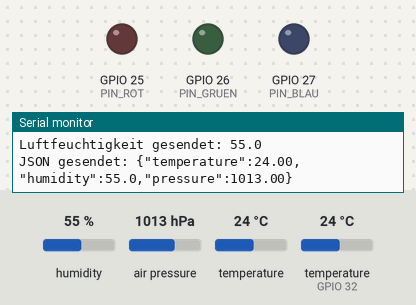
A sketch run on a simulated ESP32. Parts: output pins drawn as LEDs (lit = HIGH), the last lines printed to the serial monitor. The inputs (shaded band) are chosen by the test bench; at power-on: temperature 24 °C, humidity 55 %, air pressure 1013 hPa, temperature (sensor on GPIO 32) 24 °C. WiFi joins after 1.5 s; servers stay silent unless stated; no MQTT or app messages arrive unless stated.

Above: at 18.0 s.
18.1 s: temperature (sensor 0) set to 28 °C
At 20.9 s:
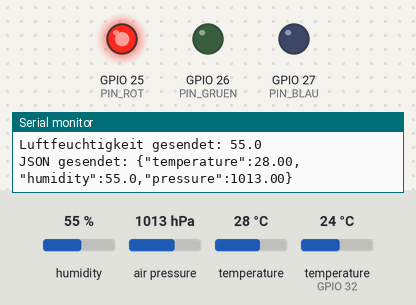
33.1 s: temperature (sensor 0) set to 12 °C
At 41.5 s:
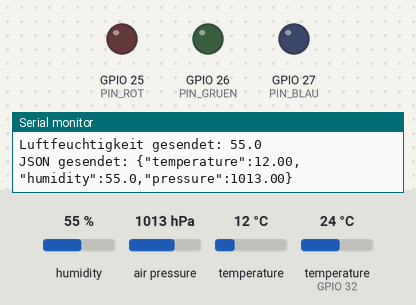
48.1 s: temperature (sensor 0) set to 33 °C
At 50.6 s:
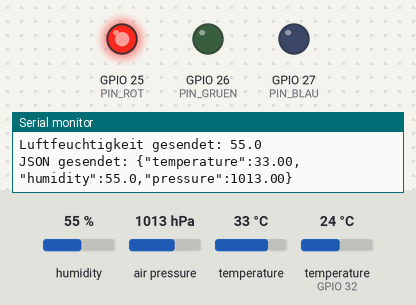
Timing chart, 0 to 52.1 s (numbered marks = the images above; inputs shaded):
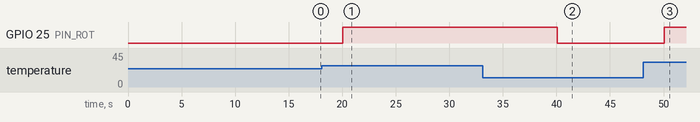

Measured:
- the behaviour switches between 26 and 27 °C on temperature (sensor 0) (found by bisection; images 0 and 1)
- after the input at 18.1 s, GPIO 25 (PIN_ROT): LOW → HIGH after 1.9 s
- after the input at 33.1 s, GPIO 25 (PIN_ROT): HIGH → LOW after 7.0 s
- after the input at 48.1 s, GPIO 25 (PIN_ROT): LOW → HIGH after 2.0 s

The sketch:

smart_home_esp32.ino
```cpp
#include <Wire.h>
#include <WiFi.h>
#include <Adafruit_BMP280.h>
#include <DHT.h>
#include <PubSubClient.h>
#include <math.h>

// Zugangsdaten nur in der lokalen Kopie eintragen, nicht mit abgeben.
const char* wlanName = "DEIN_WIFI_SSID";
const char* wlanPasswort = "DEIN_WIFI_PASSWORT";
const char* mqttServer = "172.20.10.3"; // IP der Ubuntu-VM im Hotspot
const char* mqttBenutzer = "esp32";
const char* mqttPasswort = "DEIN_MQTT_PASSWORT";

constexpr int PIN_DHT = 32;
constexpr int PIN_ROT = 25;
constexpr int PIN_GRUEN = 26;
constexpr int PIN_BLAU = 27;

// Nur diesen Wert fuer den LED-Schwellwerttest anpassen.
constexpr float TEMPERATUR_GRENZWERT_C = 26.0f;

constexpr unsigned long MESSINTERVALL_MS = 10000;
constexpr unsigned long MQTT_WIEDERVERSUCH_MS = 5000;
constexpr unsigned long WLAN_WIEDERVERSUCH_MS = 60000;

const char* TOPIC_JSON = "smartroom/sensor1/telemetry";

Adafruit_BMP280 bmp;
DHT dht(PIN_DHT, DHT11);
WiFiClient wifiClient;
PubSubClient mqtt(wifiClient);

unsigned long letzteMessung = 0;
unsigned long letzterMqttVersuch = 0;
unsigned long letzterWlanVersuch = 0;
bool wlanWarVerbunden = false;

void warnLedSetzen(float temperatur, bool temperaturOk) {
  // RGB-LED mit gemeinsamer Kathode an GND:
  // Ueber Grenzwert nur Rot, sonst alle Farben aus.
  const bool alarm = temperaturOk && temperatur > TEMPERATUR_GRENZWERT_C;
  digitalWrite(PIN_ROT, alarm ? HIGH : LOW);
  digitalWrite(PIN_GRUEN, LOW);
  digitalWrite(PIN_BLAU, LOW);

  Serial.print("LED lokal: ");
  Serial.println(alarm ? "ROT (Grenzwert ueberschritten)" : "AUS");
}

void messungVerarbeiten() {
  const float temperatur = bmp.readTemperature();
  const float luftdruck = bmp.readPressure() / 100.0f; // Pa -> hPa
  const float feuchte = dht.readHumidity();

  const bool temperaturOk =
      isfinite(temperatur) && temperatur >= -40 && temperatur <= 85;
  const bool luftdruckOk =
      isfinite(luftdruck) && luftdruck >= 300 && luftdruck <= 1100;
  const bool feuchteOk =
      isfinite(feuchte) && feuchte >= 0 && feuchte <= 100;

  // Die LED funktioniert auch ohne WLAN, MQTT, Node-RED oder Server.
  warnLedSetzen(temperatur, temperaturOk);

  if (!temperaturOk) {
    Serial.println("BMP280: ungueltige Temperatur, nichts gesendet");
  }
  if (!luftdruckOk) {
    Serial.println("BMP280: ungueltiger Luftdruck, nichts gesendet");
  }
  if (!feuchteOk) {
    Serial.println("DHT11: Lesefehler, keine Feuchtigkeit gesendet");
  }

  if (!mqtt.connected()) {
    Serial.println("MQTT getrennt: LED arbeitet lokal, Daten nicht gesendet");
    return;
  }

  char wert[24];

  // Bestehende einzelne Topics bleiben fuer bisherige Node-RED-Flows erhalten.
  if (temperaturOk) {
    snprintf(wert, sizeof(wert), "%.2f", temperatur);
    if (mqtt.publish("smart-home/bmp280/temperatur", wert)) {
      Serial.print("Temperatur gesendet: ");
      Serial.println(wert);
    }
  }

  if (luftdruckOk) {
    snprintf(wert, sizeof(wert), "%.2f", luftdruck);
    if (mqtt.publish("smart-home/bmp280/luftdruck", wert)) {
      Serial.print("Luftdruck gesendet: ");
      Serial.println(wert);
    }
  }

  if (feuchteOk) {
    snprintf(wert, sizeof(wert), "%.1f", feuchte);
    if (mqtt.publish("smart-home/dht11/feuchte", wert)) {
      Serial.print("Luftfeuchtigkeit gesendet: ");
      Serial.println(wert);
    }
  }

  // JSON nur bei drei gueltigen Messwerten senden.
  if (temperaturOk && luftdruckOk && feuchteOk) {
    char json[128];
    snprintf(json, sizeof(json),
             "{\"temperature\":%.2f,\"humidity\":%.1f,\"pressure\":%.2f}",
             temperatur, feuchte, luftdruck);

    if (mqtt.publish(TOPIC_JSON, json)) {
      Serial.print("JSON gesendet: ");
      Serial.println(json);
    } else {
      Serial.println("JSON konnte nicht gesendet werden");
    }
  }
}

void setup() {
  Serial.begin(115200);

  pinMode(PIN_ROT, OUTPUT);
  pinMode(PIN_GRUEN, OUTPUT);
  pinMode(PIN_BLAU, OUTPUT);
  digitalWrite(PIN_ROT, LOW);
  digitalWrite(PIN_GRUEN, LOW);
  digitalWrite(PIN_BLAU, LOW);

  Wire.begin(21, 22);

  if (!bmp.begin(0x76) && !bmp.begin(0x77)) {
    Serial.println("BMP280 nicht gefunden! Verkabelung pruefen.");
    while (true) delay(1000);
  }
  Serial.println("BMP280 gefunden!");

  dht.begin();

  WiFi.mode(WIFI_STA);
  WiFi.begin(wlanName, wlanPasswort);
  letzterWlanVersuch = millis();

  mqtt.setServer(mqttServer, 1883);
  letzterMqttVersuch = millis() - MQTT_WIEDERVERSUCH_MS;

  // Erste Messung nach 10 s; der DHT11 hat dann Zeit zum Starten.
  letzteMessung = millis();
  Serial.println("Verbinde mit WLAN...");
}

void loop() {
  const unsigned long jetzt = millis();

  // Vor der Netzpruefung messen, damit die LED auch ohne Netz reagiert.
  if (jetzt - letzteMessung >= MESSINTERVALL_MS) {
    letzteMessung = jetzt;
    messungVerarbeiten();
  }

  if (WiFi.status() != WL_CONNECTED) {
    if (mqtt.connected()) mqtt.disconnect();
    if (wlanWarVerbunden) Serial.println("WLAN getrennt");
    wlanWarVerbunden = false;

    if (jetzt - letzterWlanVersuch >= WLAN_WIEDERVERSUCH_MS) {
      Serial.println("Verbinde WLAN neu...");
      WiFi.disconnect();
      WiFi.begin(wlanName, wlanPasswort);
      letzterWlanVersuch = jetzt;
    }

    delay(10);
    return;
  }

  if (!wlanWarVerbunden) {
    wlanWarVerbunden = true;
    Serial.print("ESP32-IP: ");
    Serial.println(WiFi.localIP());
    letzterMqttVersuch = millis() - MQTT_WIEDERVERSUCH_MS;
  }

  if (!mqtt.connected()) {
    if (jetzt - letzterMqttVersuch >= MQTT_WIEDERVERSUCH_MS) {
      letzterMqttVersuch = jetzt;
      Serial.print("Verbinde mit MQTT... ");

      if (mqtt.connect("esp32-bmp280-dht11", mqttBenutzer, mqttPasswort)) {
        Serial.println("verbunden!");
      } else {
        Serial.print("fehlgeschlagen, Status: ");
        Serial.println(mqtt.state());
      }
    }

    delay(10);
    return;
  }

  mqtt.loop();
  delay(10);
}
```
